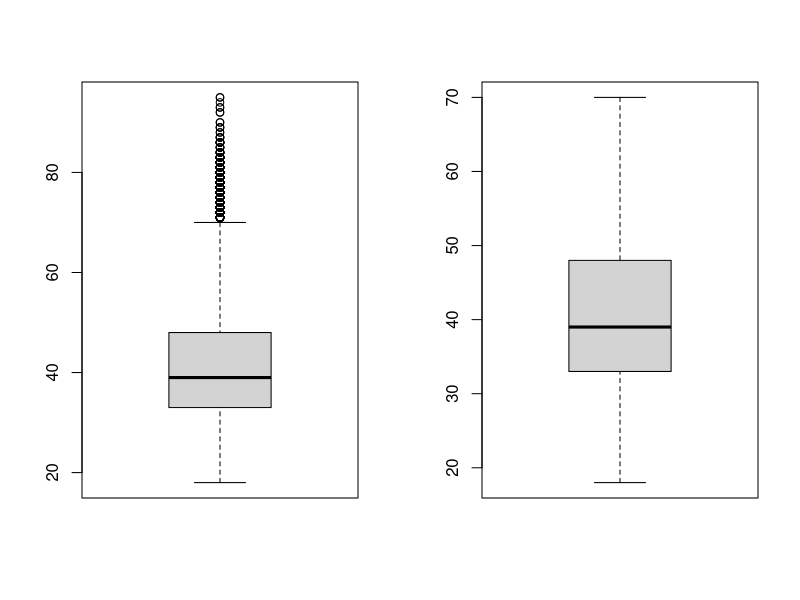
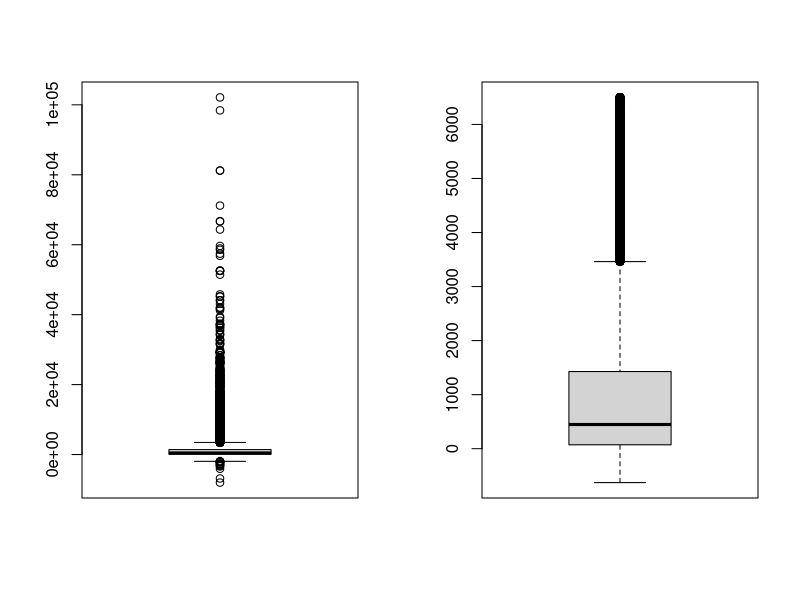
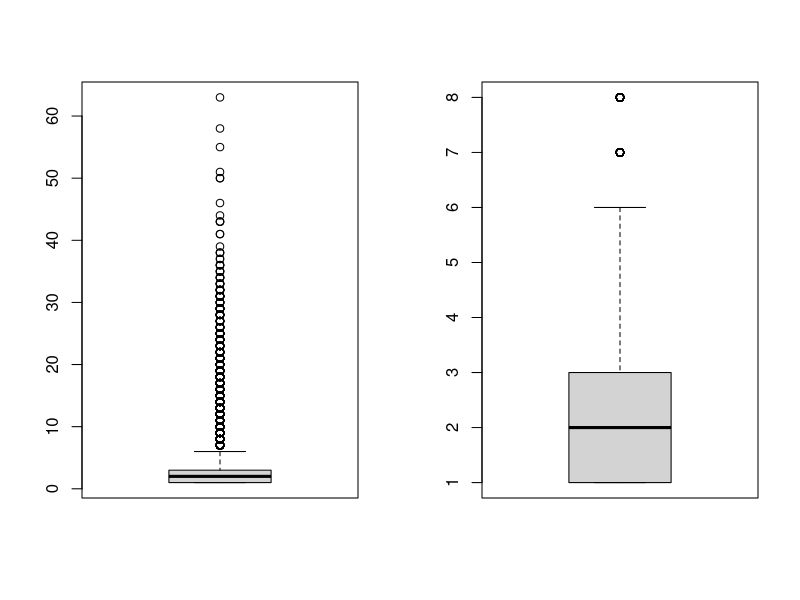

The R script that drew these images, in order: (Note: this script raises an error after producing the figures.)
#Script by : Rachit Agarwal
#Dataset taken from UCI (https://archive.ics.uci.edu/) : direct marketing campaigns of a Portuguese banking institution

#The data is related with direct marketing campaigns of a Portuguese banking institution
#The following script is used to build a Logistic Regression Model which can be used to predict the result of the direct marketing campaigns with the help of the given data


setwd("D:/RAC_IMARTICUS/R/Logistic Regression/Bank Data")

#reading the csv file
d = read.csv("bank-full.csv")

#removing the columns not required
d = d[-c(9:12,14,15)]

#checking for missing values
summary(d)


#checking for datatypes
str(d)

#checking for outliers in age column
par(mfrow=c(1,2))
boxplot(d$age)
quantile(d$age,seq(0,1,0.01))

#replacing the outlier with 99% value 
d$age = ifelse(d$age > 70,70,d$age)
boxplot(d$age)


#checking for outliers in balance column
par(mfrow=c(1,2))
boxplot(d$balance)
quantile(d$balance,seq(0,1,0.01))

#replacing the outlier with 96% value 
d$balance = ifelse(d$balance > 6500,6500,d$balance)

#replacing the outlier with 1% value 
d$balance = ifelse(d$balance < -627,-627,d$balance)
boxplot(d$balance)


#checking for outliers in campaign column
par(mfrow=c(1,2))
boxplot(d$campaign)
quantile(d$campaign,seq(0,1,0.01))

#replacing the outlier with 96% value 
d$campaign = ifelse(d$campaign > 8,8,d$campaign)

boxplot(d$campaign)

set.seed(9)


#checking for count for distinct levels in job
summary(d$job)

#converting them to numeric
d$job_admin = as.numeric(d$job == "admin")
d$job_bc = as.numeric(d$job == "blue-collar")
d$job_e = as.numeric(d$job == "entrepreneur")
d$job_h = as.numeric(d$job == "housemaid")
d$job_m = as.numeric(d$job == "management")
d$job_r = as.numeric(d$job == "retired")
d$job_se = as.numeric(d$job == "self-employed")
d$job_ser = as.numeric(d$job == "services")
d$jobs_stu = as.numeric(d$job == "student")
d$job_t = as.numeric(d$job == "technician")
d$job_un = as.numeric(d$job == "unemployed")

#removing the original column
d = d[-2]

head(d)


#checking for count for distinct levels in marital
summary(d$marital)

#converting them to numeric
d$marital_m = as.numeric(d$marital == "married")
d$marital_s = as.numeric(d$marital == "single")

#removing the original column
d = d[-2]

head(d)


#checking for count for distinct levels in education
summary(d$education)

#converting them to numeric
d$education_p = as.numeric(d$education == "primary")
d$education_s = as.numeric(d$education == "secondary")
d$education_t = as.numeric(d$education == "tertiary")

#removing the original column
d = d[-2]

head(d)


#checking for count for distinct levels in default
summary(d$default)

#converting them to numeric
d$default_n = as.numeric(d$default == "no")

#removing the original column
d = d[-2]

head(d)

#checking for count for distinct levels in housing
summary(d$housing)

#converting them to numeric
d$housing_y = as.numeric(d$housing == "yes")

#removing the original column
d = d[-3]

head(d)


#checking for count for distinct levels in loan
summary(d$loan)

#converting them to numeric
d$loan_n = as.numeric(d$loan == "no")

#removing the original column
d = d[-3]

head(d)


#checking for count for distinct levels in poutcome
summary(d$poutcome)

#converting them to numeric
d$poutcome_f = as.numeric(d$poutcome == "failure")
d$poutcome_o = as.numeric(d$poutcome == "other")
d$poutcome_u = as.numeric(d$poutcome == "unknown")

#removing the original column
d = d[-4]

head(d)

#d$y = ifelse(d$y=="no",0,1)

#Dividing the data in training and testing
t = sample(1:nrow(d),0.7*nrow(d))
train = d[t,]
test = d[-t,]


library(car)
model1 = glm(y~., family = "binomial", data = train)
summary(model1)
vif(model1)

s = step(model1)
summary(s)

#new model with the required columns based on the step function output
new_m = glm(y ~ balance + campaign + job_admin + job_m + job_r + jobs_stu + 
               job_t + job_un + marital_m + marital_s + education_p + education_t + 
               housing_y + loan_n + poutcome_f + poutcome_o + poutcome_u, family = "binomial", data = train)
summary(new_m)

#Making prediction on the testing data
p = predict(new_m,test,type = "response")
head(p)

#Adding the prediction to the test data
output = cbind(test,p)
head(output)

#Keeping the actual and predicted value 
output = output[c(4,27)]

#Replacing the probabilities with the labels
#based on the threshold value set
output$p = ifelse(output$p>0.6,"yes","no")

#0 -> No , 1-> Yes
library(caret)

#ploting the confusion matrix
confusionMatrix(table(output$y,output$p))
